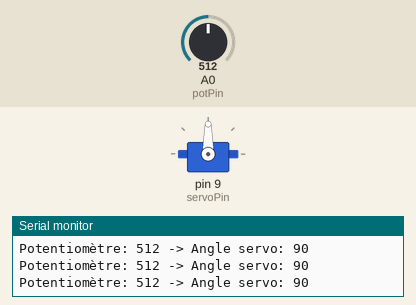
A sketch run on a simulated Arduino Uno, built with avr-gcc and run on an emulated ATmega328P. On the bench: servo, the last lines printed to the serial monitor. The inputs (shaded band) are chosen by the test bench; at power-on: A0 (potPin) = 512.

Above: at 1.2 s.
1.3 s: A0 (potPin) set to 553
At 2.0 s:
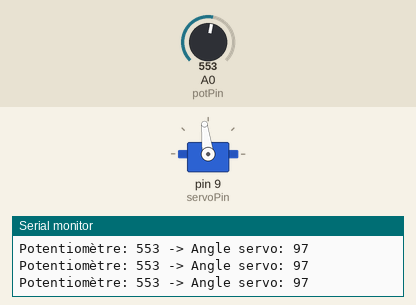
4.3 s: A0 (potPin) set to 577
At 5.4 s:
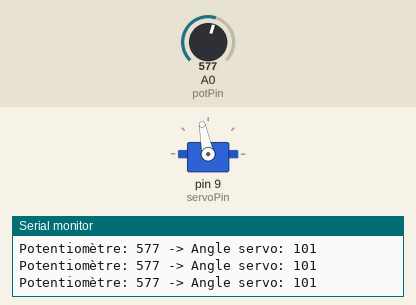
5.8 s: A0 (potPin) set to 306
At 6.2 s:
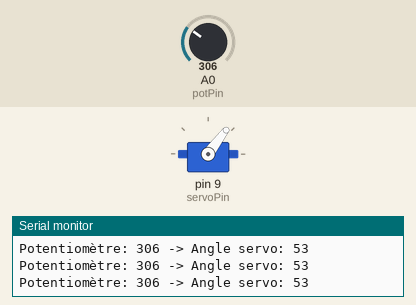
7.3 s: A0 (potPin) set to 111
At 8.5 s:
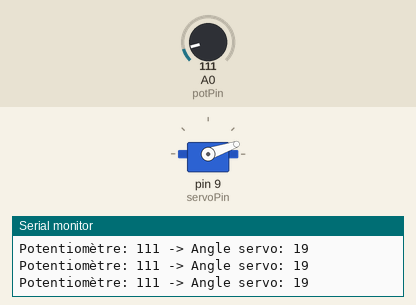
8.8 s: A0 (potPin) set to 89
At 9.5 s:
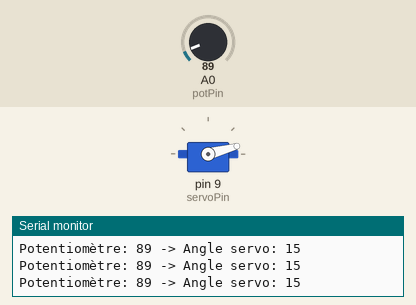
11.8 s: A0 (potPin) set to 122
At 13.0 s:
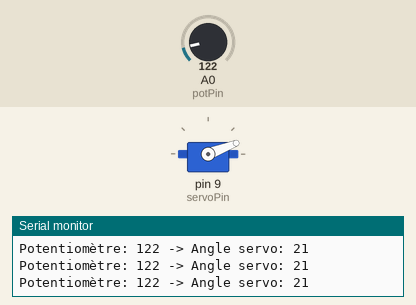
Timing chart, 0 to 14.3 s (numbered marks = the images above; inputs shaded):
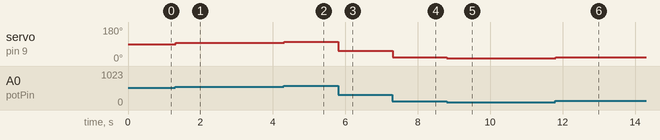

Measured:
- after the input at 1.3 s, servo on pin 9 (servoPin): 90° → 97° at once
- after the input at 4.3 s, servo on pin 9 (servoPin): 97° → 101° at once
- after the input at 5.8 s, servo on pin 9 (servoPin): 101° → 53° at once
- after the input at 7.3 s, servo on pin 9 (servoPin): 53° → 19° at once
- after the input at 8.8 s, servo on pin 9 (servoPin): 19° → 15° at once
- after the input at 11.8 s, servo on pin 9 (servoPin): 15° → 21° at once

The sketch:

07_uno_servo_potentiometre.ino
```cpp
/*
 * 07_uno_servo_potentiometre
 * Projet Bateau autopiloté · Année 2 (2025-2026) · EEE & MIA
 *
 * Test du servo du safran : l'angle (0-180°) suit le potentiomètre, valeurs affichées sur le moniteur série.
 *
 * Source : dossier « EEE MIA » (code recopié du PDF, indentation restaurée).
 */

#include <Servo.h>
Servo direction;         // Objet servo
const int servoPin = 9;  // Pin signal du servo
const int potPin = A0;   // Pin analogique du potentiomètre
void setup() {
  direction.attach(servoPin);
  Serial.begin(9600);
}
void loop() {
  int potValue = analogRead(potPin);           // Lire la valeur du potentiomètre (0-1023)
  int angle = map(potValue, 0, 1023, 0, 180);  // Convertir en angle servo (0-180)
  direction.write(angle);                      // Positionner le servo
  Serial.print("Potentiomètre: ");
  Serial.print(potValue);
  Serial.print(" -> Angle servo: ");
  Serial.println(angle);
  delay(15);  // Temps pour que le servo atteigne la position
}
```
